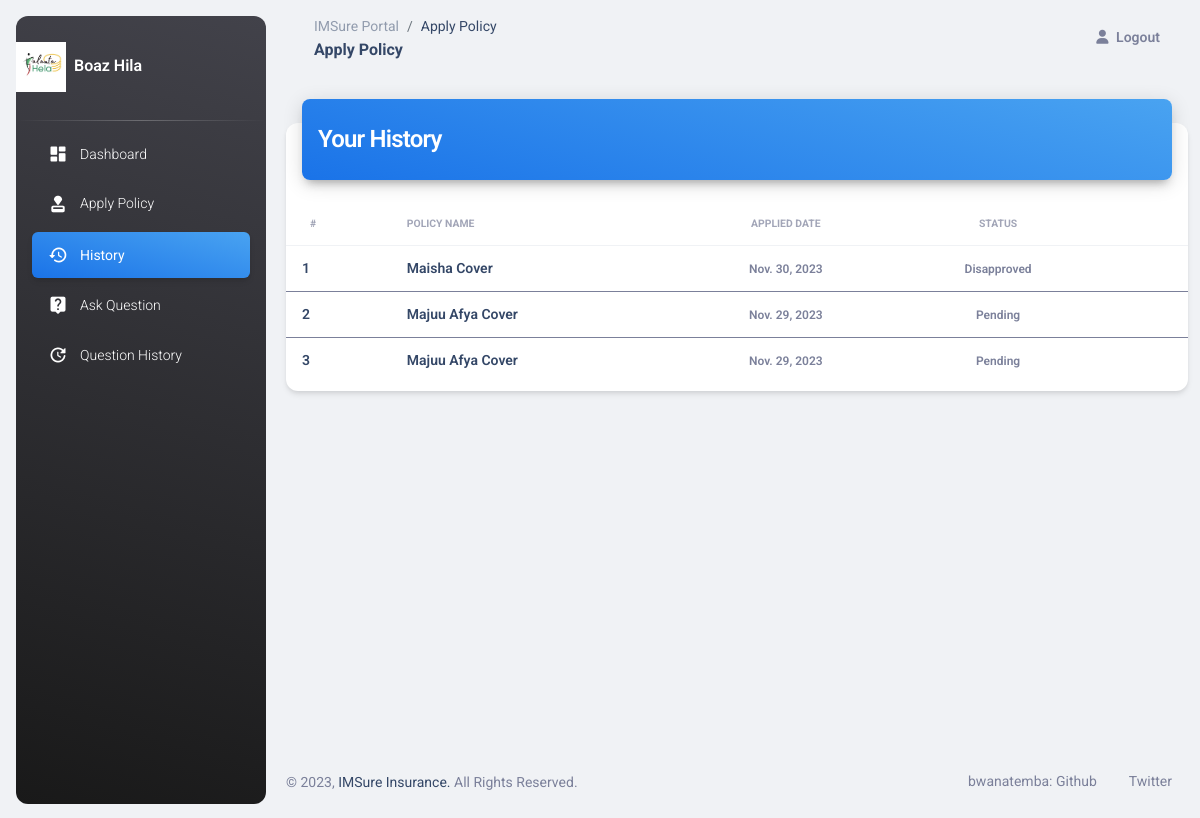
Page /customer/history (signed in) on the earlier database version.
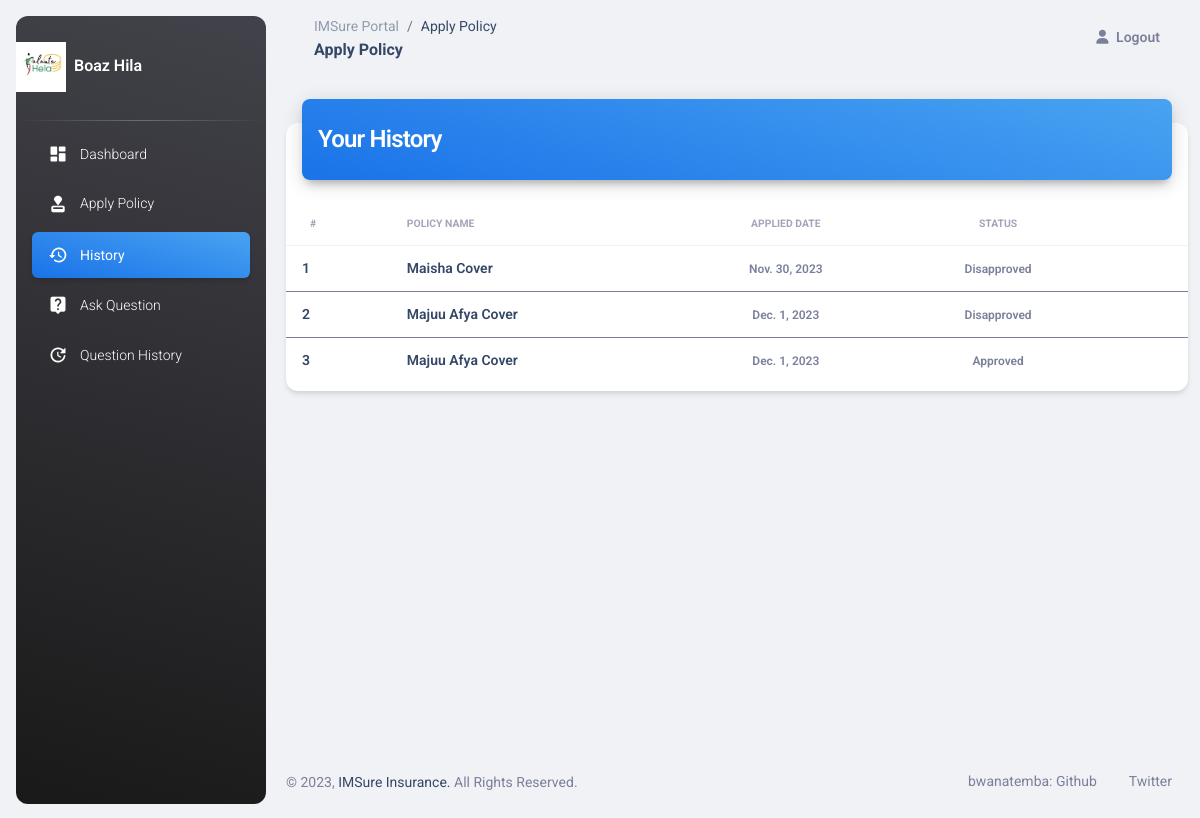
Same page on the later database version.
### insurancemanagement/models.py (models this page shows, shortened)
class PolicyRecord(models.Model):
    customer = models.ForeignKey(Customer, on_delete=models.CASCADE)
    policy = models.ForeignKey(Policy, on_delete=models.CASCADE)
    status = models.CharField(max_length=100, default='Pending')
    creation_date = models.DateField(auto_now=True)

class Policy(models.Model):
    category = models.ForeignKey('Category', on_delete=models.CASCADE)
    policy_name = models.CharField(max_length=200)
    sum_assurance = models.PositiveIntegerField()
    premium = models.PositiveIntegerField()
    tenure = models.PositiveIntegerField()
    creation_date = models.DateField(auto_now=True)
    def __str__(self):
        return self.policy_name

### customer/views.py (the view)
# urls.py: path('history', views.history_view, name='history'),
def history_view(request):
    customer = get_object_or_404(models.Customer, user_id=request.user.id)
    policies = CMODEL.PolicyRecord.objects.all().filter(customer=customer)
    return render(request, 'customer/history.html', {'policies': policies, 'customer': customer})

### insurancemanagement/templates/customer/history.html (shortened to what the changed rows need)
<!DOCTYPE html>
{% load static %}
<html lang="en">
<head>
  <link href="{% static 'dashboard/css/nucleo-icons.css' %}" rel="stylesheet" />
  <link href="{% static 'dashboard/css/nucleo-svg.css' %}" rel="stylesheet" />
  <link id="pagestyle" href="{% static 'dashboard/css/material-dashboard.css' %}" rel="stylesheet" />
</head>
<body class="g-sidenav-show  bg-gray-200">
  <main class="main-content position-relative max-height-vh-100 h-100 border-radius-lg ">
    <div class="container-fluid py-4">
      <div class="row">
        <div class="col-12">
          <div class="card my-4">
            <div class="card-body px-0 pb-2">
              <div class="table-responsive p-0">
                <table class="table align-items-center mb-0">
                  <thead>
                    <tr>
                      <th class="text-uppercase text-secondary text-xxs font-weight-bolder opacity-7">#</th>
                      <th class="text-uppercase text-secondary text-xxs font-weight-bolder opacity-7 ps-2">Policy Name</th>
                      <th class="text-center text-uppercase text-secondary text-xxs font-weight-bolder opacity-7">Applied Date</th>
                      <th class="text-center text-uppercase text-secondary text-xxs font-weight-bolder opacity-7">Status</th>
                      <th class="text-secondary opacity-7"></th>
                    </tr>
                  </thead>
                  {% for t in policies %}
                  <tbody>
                    <tr>
                      <td>
                        <div class="d-flex px-2 py-1">
                          <div class="d-flex flex-column justify-content-center">
                            <h6 class="mb-0 text-sm">{{ forloop.counter }}</h6>
                          </div>
                        </div>
                      </td>
                      <td>
                        <h6 class="mb-0 text-sm">{{t.policy}}</h6>
                      </td>
                      <td class="align-middle text-center">
                        <span class="text-secondary text-xs font-weight-bold">{{t.creation_date}}</span>
                      </td>
                      <td class="align-middle text-center">
                        <span class="text-secondary text-xs font-weight-bold">{{t.status}}</span>
                      </td>
                    </tr>
                    {% endfor %}
                  </tbody>
                </table>
              </div>
            </div>
          </div>
        </div>
      </div>
    </div>
      <br><br><br><br><br><br>
      <br><br><br><br><br><br>
  </main>
</body>
</html>

Differences in the rows shown:
changed PolicyRecord (number 2 of 3 on the later page): creation_date "Nov. 29, 2023" → "Dec. 1, 2023"; status "Pending" → "Disapproved"
changed PolicyRecord: creation_date "Nov. 29, 2023" → "Dec. 1, 2023"; status "Pending" → "Approved"
